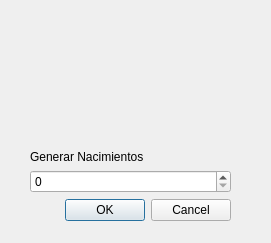
<?xml version="1.0" encoding="UTF-8"?>
<ui version="4.0">
 <class>VentanaNacimiento</class>
 <widget class="QDialog" name="VentanaNacimiento">
  <property name="geometry">
   <rect>
    <x>0</x>
    <y>0</y>
    <width>271</width>
    <height>243</height>
   </rect>
  </property>
  <property name="windowTitle">
   <string>Dialog</string>
  </property>
  <widget class="QLabel" name="label_2">
   <property name="geometry">
    <rect>
     <x>30</x>
     <y>10</y>
     <width>201</width>
     <height>121</height>
    </rect>
   </property>
   <property name="text">
    <string/>
   </property>
   <property name="pixmap">
    <pixmap resource="recursos.qrc">:/recursos/imagenes/Nacimiento.jpg</pixmap>
   </property>
   <property name="scaledContents">
    <bool>true</bool>
   </property>
  </widget>
  <widget class="QWidget" name="">
   <property name="geometry">
    <rect>
     <x>30</x>
     <y>150</y>
     <width>201</width>
     <height>71</height>
    </rect>
   </property>
   <layout class="QVBoxLayout" name="verticalLayout">
    <item>
     <layout class="QFormLayout" name="formLayout">
      <item row="0" column="0">
       <widget class="QLabel" name="label">
        <property name="text">
         <string>Generar Nacimientos</string>
        </property>
       </widget>
      </item>
      <item row="1" column="0" colspan="2">
       <widget class="QSpinBox" name="spinBox"/>
      </item>
     </layout>
    </item>
    <item>
     <widget class="QDialogButtonBox" name="buttonBox">
      <property name="orientation">
       <enum>Qt::Horizontal</enum>
      </property>
      <property name="standardButtons">
       <set>QDialogButtonBox::Cancel|QDialogButtonBox::Ok</set>
      </property>
     </widget>
    </item>
   </layout>
  </widget>
 </widget>
 <resources>
  <include location="recursos.qrc"/>
 </resources>
 <connections>
  <connection>
   <sender>buttonBox</sender>
   <signal>accepted()</signal>
   <receiver>VentanaNacimiento</receiver>
   <slot>accept()</slot>
   <hints>
    <hint type="sourcelabel">
     <x>248</x>
     <y>254</y>
    </hint>
    <hint type="destinationlabel">
     <x>157</x>
     <y>274</y>
    </hint>
   </hints>
  </connection>
  <connection>
   <sender>buttonBox</sender>
   <signal>rejected()</signal>
   <receiver>VentanaNacimiento</receiver>
   <slot>reject()</slot>
   <hints>
    <hint type="sourcelabel">
     <x>316</x>
     <y>260</y>
    </hint>
    <hint type="destinationlabel">
     <x>286</x>
     <y>274</y>
    </hint>
   </hints>
  </connection>
 </connections>
</ui>
